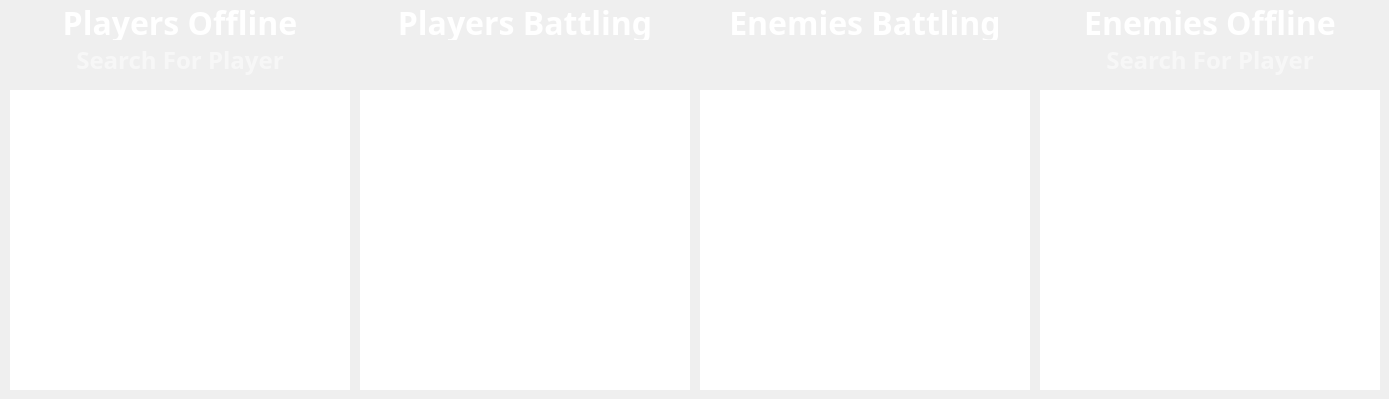
      <widget class="QWidget" name="battle_tab">
       <property name="styleSheet">
        <string notr="true">#battle_tab {
background-color: rgba(0,0,0,0);
border: 0px;
}</string>
       </property>
       <attribute name="title">
        <string>Battle</string>
       </attribute>
       <widget class="QLabel" name="battle_spectator_players_label">
        <property name="geometry">
         <rect>
          <x>10</x>
          <y>0</y>
          <width>340</width>
          <height>40</height>
         </rect>
        </property>
        <property name="font">
         <font>
          <family>Maiandra GD</family>
          <pointsize>10</pointsize>
          <weight>75</weight>
          <bold>true</bold>
         </font>
        </property>
        <property name="contextMenuPolicy">
         <enum>Qt::NoContextMenu</enum>
        </property>
        <property name="text">
         <string>&lt;html&gt;&lt;head/&gt;&lt;body&gt;&lt;p&gt;&lt;span style=&quot; font-size:24pt; color:#ffffff;&quot;&gt;Players Offline&lt;/span&gt;&lt;/p&gt;&lt;/body&gt;&lt;/html&gt;</string>
        </property>
        <property name="alignment">
         <set>Qt::AlignCenter</set>
        </property>
       </widget>
       <widget class="QListWidget" name="battle_spectator_player_list">
        <property name="geometry">
         <rect>
          <x>10</x>
          <y>90</y>
          <width>340</width>
          <height>300</height>
         </rect>
        </property>
        <property name="sizePolicy">
         <sizepolicy hsizetype="Fixed" vsizetype="Expanding">
          <horstretch>0</horstretch>
          <verstretch>0</verstretch>
         </sizepolicy>
        </property>
        <property name="font">
         <font>
          <family>Maiandra GD</family>
          <pointsize>18</pointsize>
          <weight>75</weight>
          <bold>true</bold>
         </font>
        </property>
        <property name="focusPolicy">
         <enum>Qt::ClickFocus</enum>
        </property>
        <property name="contextMenuPolicy">
         <enum>Qt::NoContextMenu</enum>
        </property>
        <property name="layoutDirection">
         <enum>Qt::LeftToRight</enum>
        </property>
        <property name="styleSheet">
         <string notr="true">QListWidget {
	border: 5px;
	border-image: url(:/bg/pane_thin_yellow.png);
	outline: 0px;
}
QListWidget::item {
	color: rgba(255,255,255,128);
	background: rgba(0,0,0,0);
}
QListWidget::item:selected {
	color: white;
	background: rgba(255,255,255,64);
	image: url(:/bg/checkmark.png);
	image-position: left;
}
QListWidget::item:focus {
	color: white;
	background: rgba(255,255,255,128);
}
QListWidget::item:!selected:!focus:hover {
	color: white;
}</string>
        </property>
        <property name="verticalScrollBarPolicy">
         <enum>Qt::ScrollBarAlwaysOff</enum>
        </property>
        <property name="horizontalScrollBarPolicy">
         <enum>Qt::ScrollBarAlwaysOff</enum>
        </property>
        <property name="editTriggers">
         <set>QAbstractItemView::NoEditTriggers</set>
        </property>
        <property name="selectionMode">
         <enum>QAbstractItemView::ExtendedSelection</enum>
        </property>
        <property name="textElideMode">
         <enum>Qt::ElideMiddle</enum>
        </property>
        <property name="flow">
         <enum>QListView::TopToBottom</enum>
        </property>
        <property name="uniformItemSizes">
         <bool>true</bool>
        </property>
        <property name="batchSize">
         <number>15</number>
        </property>
        <property name="sortingEnabled">
         <bool>true</bool>
        </property>
       </widget>
       <widget class="QLineEdit" name="battle_player_search_box">
        <property name="geometry">
         <rect>
          <x>10</x>
          <y>40</y>
          <width>340</width>
          <height>40</height>
         </rect>
        </property>
        <property name="font">
         <font>
          <family>Maiandra GD</family>
          <pointsize>18</pointsize>
          <weight>75</weight>
          <italic>false</italic>
          <bold>true</bold>
         </font>
        </property>
        <property name="focusPolicy">
         <enum>Qt::ClickFocus</enum>
        </property>
        <property name="contextMenuPolicy">
         <enum>Qt::NoContextMenu</enum>
        </property>
        <property name="styleSheet">
         <string notr="true">QLineEdit {
border: 5px;
background-color:  rgba(255,255,255,0);
border-image: url(:/bg/pane_thin_yellow.png);
color: rgb(255,255,255);
}</string>
        </property>
        <property name="text">
         <string/>
        </property>
        <property name="maxLength">
         <number>22</number>
        </property>
        <property name="alignment">
         <set>Qt::AlignCenter</set>
        </property>
        <property name="dragEnabled">
         <bool>false</bool>
        </property>
        <property name="placeholderText">
         <string>Search For Player</string>
        </property>
       </widget>
       <widget class="QListWidget" name="battle_player_list">
        <property name="geometry">
         <rect>
          <x>360</x>
          <y>90</y>
          <width>330</width>
          <height>300</height>
         </rect>
        </property>
        <property name="sizePolicy">
         <sizepolicy hsizetype="Fixed" vsizetype="Expanding">
          <horstretch>0</horstretch>
          <verstretch>0</verstretch>
         </sizepolicy>
        </property>
        <property name="font">
         <font>
          <family>Maiandra GD</family>
          <pointsize>18</pointsize>
          <weight>75</weight>
          <bold>true</bold>
         </font>
        </property>
        <property name="focusPolicy">
         <enum>Qt::ClickFocus</enum>
        </property>
        <property name="contextMenuPolicy">
         <enum>Qt::NoContextMenu</enum>
        </property>
        <property name="layoutDirection">
         <enum>Qt::LeftToRight</enum>
        </property>
        <property name="styleSheet">
         <string notr="true">QListWidget {
	border: 5px;
	border-image: url(:/bg/pane_thin_yellow.png);
	outline: 0px;
}
QListWidget::item {
	color: rgba(255,255,255,128);
	background: rgba(0,0,0,0);
}
QListWidget::item:selected {
	color: white;
	background: rgba(255,255,255,64);
	image: url(:/bg/checkmark.png);
	image-position: left;
}
QListWidget::item:focus {
	color: white;
	background: rgba(255,255,255,128);
}
QListWidget::item:!selected:!focus:hover {
	color: white;
}</string>
        </property>
        <property name="verticalScrollBarPolicy">
         <enum>Qt::ScrollBarAlwaysOff</enum>
        </property>
        <property name="horizontalScrollBarPolicy">
         <enum>Qt::ScrollBarAlwaysOff</enum>
        </property>
        <property name="editTriggers">
         <set>QAbstractItemView::NoEditTriggers</set>
        </property>
        <property name="selectionMode">
         <enum>QAbstractItemView::ExtendedSelection</enum>
        </property>
        <property name="textElideMode">
         <enum>Qt::ElideMiddle</enum>
        </property>
        <property name="flow">
         <enum>QListView::TopToBottom</enum>
        </property>
        <property name="uniformItemSizes">
         <bool>true</bool>
        </property>
        <property name="batchSize">
         <number>15</number>
        </property>
        <property name="sortingEnabled">
         <bool>true</bool>
        </property>
       </widget>
       <widget class="QLabel" name="battle_players_label">
        <property name="geometry">
         <rect>
          <x>360</x>
          <y>0</y>
          <width>330</width>
          <height>40</height>
         </rect>
        </property>
        <property name="font">
         <font>
          <family>Maiandra GD</family>
          <pointsize>10</pointsize>
          <weight>75</weight>
          <bold>true</bold>
         </font>
        </property>
        <property name="contextMenuPolicy">
         <enum>Qt::NoContextMenu</enum>
        </property>
        <property name="text">
         <string>&lt;html&gt;&lt;head/&gt;&lt;body&gt;&lt;p&gt;&lt;span style=&quot; font-size:24pt; color:#ffffff;&quot;&gt;Players Battling&lt;/span&gt;&lt;/p&gt;&lt;/body&gt;&lt;/html&gt;</string>
        </property>
        <property name="alignment">
         <set>Qt::AlignCenter</set>
        </property>
       </widget>
       <widget class="QLabel" name="battle_spectator_players_label_2">
        <property name="geometry">
         <rect>
          <x>700</x>
          <y>0</y>
          <width>330</width>
          <height>40</height>
         </rect>
        </property>
        <property name="font">
         <font>
          <family>Maiandra GD</family>
          <pointsize>10</pointsize>
          <weight>75</weight>
          <bold>true</bold>
         </font>
        </property>
        <property name="contextMenuPolicy">
         <enum>Qt::NoContextMenu</enum>
        </property>
        <property name="styleSheet">
         <string notr="true"/>
        </property>
        <property name="text">
         <string>&lt;html&gt;&lt;head/&gt;&lt;body&gt;&lt;p&gt;&lt;span style=&quot; font-size:24pt; color:#ffffff;&quot;&gt;Enemies Battling&lt;/span&gt;&lt;/p&gt;&lt;/body&gt;&lt;/html&gt;</string>
        </property>
        <property name="alignment">
         <set>Qt::AlignCenter</set>
        </property>
       </widget>
       <widget class="QListWidget" name="battle_enemy_list">
        <property name="geometry">
         <rect>
          <x>700</x>
          <y>90</y>
          <width>330</width>
          <height>300</height>
         </rect>
        </property>
        <property name="sizePolicy">
         <sizepolicy hsizetype="Fixed" vsizetype="Expanding">
          <horstretch>0</horstretch>
          <verstretch>0</verstretch>
         </sizepolicy>
        </property>
        <property name="font">
         <font>
          <family>Maiandra GD</family>
          <pointsize>18</pointsize>
          <weight>75</weight>
          <bold>true</bold>
         </font>
        </property>
        <property name="focusPolicy">
         <enum>Qt::ClickFocus</enum>
        </property>
        <property name="contextMenuPolicy">
         <enum>Qt::NoContextMenu</enum>
        </property>
        <property name="layoutDirection">
         <enum>Qt::LeftToRight</enum>
        </property>
        <property name="styleSheet">
         <string notr="true">QListWidget {
	border: 5px;
	border-image: url(:/bg/pane_thin_yellow.png);
	outline: 0px;
}
QListWidget::item {
	color: rgba(255,255,255,128);
	background: rgba(0,0,0,0);
}
QListWidget::item:selected {
	color: white;
	background: rgba(255,255,255,64);
	image: url(:/bg/checkmark.png);
	image-position: left;
}
QListWidget::item:focus {
	color: white;
	background: rgba(255,255,255,128);
}
QListWidget::item:!selected:!focus:hover {
	color: white;
}</string>
        </property>
        <property name="verticalScrollBarPolicy">
         <enum>Qt::ScrollBarAlwaysOff</enum>
        </property>
        <property name="horizontalScrollBarPolicy">
         <enum>Qt::ScrollBarAlwaysOff</enum>
        </property>
        <property name="editTriggers">
         <set>QAbstractItemView::NoEditTriggers</set>
        </property>
        <property name="selectionMode">
         <enum>QAbstractItemView::ExtendedSelection</enum>
        </property>
        <property name="textElideMode">
         <enum>Qt::ElideMiddle</enum>
        </property>
        <property name="flow">
         <enum>QListView::TopToBottom</enum>
        </property>
        <property name="uniformItemSizes">
         <bool>true</bool>
        </property>
        <property name="batchSize">
         <number>15</number>
        </property>
        <property name="sortingEnabled">
         <bool>true</bool>
        </property>
       </widget>
       <widget class="QLineEdit" name="battle_enemy_search_box">
        <property name="geometry">
         <rect>
          <x>1040</x>
          <y>40</y>
          <width>340</width>
          <height>40</height>
         </rect>
        </property>
        <property name="font">
         <font>
          <family>Maiandra GD</family>
          <pointsize>18</pointsize>
          <weight>75</weight>
          <italic>false</italic>
          <bold>true</bold>
         </font>
        </property>
        <property name="focusPolicy">
         <enum>Qt::ClickFocus</enum>
        </property>
        <property name="contextMenuPolicy">
         <enum>Qt::NoContextMenu</enum>
        </property>
        <property name="styleSheet">
         <string notr="true">QLineEdit {
border: 5px;
background-color:  rgba(255,255,255,0);
border-image: url(:/bg/pane_thin_yellow.png);
color: rgb(255,255,255);
}</string>
        </property>
        <property name="text">
         <string/>
        </property>
        <property name="maxLength">
         <number>22</number>
        </property>
        <property name="alignment">
         <set>Qt::AlignCenter</set>
        </property>
        <property name="dragEnabled">
         <bool>false</bool>
        </property>
        <property name="placeholderText">
         <string>Search For Player</string>
        </property>
       </widget>
       <widget class="QListWidget" name="battle_spectator_enemy_list">
        <property name="geometry">
         <rect>
          <x>1040</x>
          <y>90</y>
          <width>340</width>
          <height>300</height>
         </rect>
        </property>
        <property name="sizePolicy">
         <sizepolicy hsizetype="Fixed" vsizetype="Expanding">
          <horstretch>0</horstretch>
          <verstretch>0</verstretch>
         </sizepolicy>
        </property>
        <property name="font">
         <font>
          <family>Maiandra GD</family>
          <pointsize>18</pointsize>
          <weight>75</weight>
          <bold>true</bold>
         </font>
        </property>
        <property name="focusPolicy">
         <enum>Qt::ClickFocus</enum>
        </property>
        <property name="contextMenuPolicy">
         <enum>Qt::NoContextMenu</enum>
        </property>
        <property name="layoutDirection">
         <enum>Qt::LeftToRight</enum>
        </property>
        <property name="styleSheet">
         <string notr="true">QListWidget {
	border: 5px;
	border-image: url(:/bg/pane_thin_yellow.png);
	outline: 0px;
}
QListWidget::item {
	color: rgba(255,255,255,128);
	background: rgba(0,0,0,0);
}
QListWidget::item:selected {
	color: white;
	background: rgba(255,255,255,64);
	image: url(:/bg/checkmark.png);
	image-position: left;
}
QListWidget::item:focus {
	color: white;
	background: rgba(255,255,255,128);
}
QListWidget::item:!selected:!focus:hover {
	color: white;
}</string>
        </property>
        <property name="verticalScrollBarPolicy">
         <enum>Qt::ScrollBarAlwaysOff</enum>
        </property>
        <property name="horizontalScrollBarPolicy">
         <enum>Qt::ScrollBarAlwaysOff</enum>
        </property>
        <property name="editTriggers">
         <set>QAbstractItemView::NoEditTriggers</set>
        </property>
        <property name="selectionMode">
         <enum>QAbstractItemView::ExtendedSelection</enum>
        </property>
        <property name="textElideMode">
         <enum>Qt::ElideMiddle</enum>
        </property>
        <property name="flow">
         <enum>QListView::TopToBottom</enum>
        </property>
        <property name="uniformItemSizes">
         <bool>true</bool>
        </property>
        <property name="batchSize">
         <number>15</number>
        </property>
        <property name="sortingEnabled">
         <bool>true</bool>
        </property>
       </widget>
       <widget class="QLabel" name="battle_players_label_2">
        <property name="geometry">
         <rect>
          <x>1040</x>
          <y>0</y>
          <width>340</width>
          <height>40</height>
         </rect>
        </property>
        <property name="font">
         <font>
          <family>Maiandra GD</family>
          <pointsize>10</pointsize>
          <weight>75</weight>
          <bold>true</bold>
         </font>
        </property>
        <property name="contextMenuPolicy">
         <enum>Qt::NoContextMenu</enum>
        </property>
        <property name="text">
         <string>&lt;html&gt;&lt;head/&gt;&lt;body&gt;&lt;p&gt;&lt;span style=&quot; font-size:24pt; color:#ffffff;&quot;&gt;Enemies Offline&lt;/span&gt;&lt;/p&gt;&lt;/body&gt;&lt;/html&gt;</string>
        </property>
        <property name="alignment">
         <set>Qt::AlignCenter</set>
        </property>
       </widget>
      </widget>
